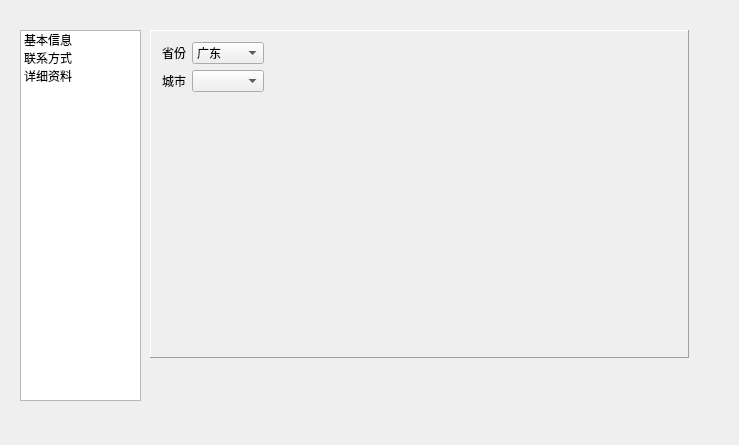
<?xml version="1.0" encoding="UTF-8"?>
<ui version="4.0">
 <class>Widget</class>
 <widget class="QWidget" name="Widget">
  <property name="geometry">
   <rect>
    <x>0</x>
    <y>0</y>
    <width>739</width>
    <height>445</height>
   </rect>
  </property>
  <property name="windowTitle">
   <string>Widget</string>
  </property>
  <widget class="QListWidget" name="listWidget">
   <property name="geometry">
    <rect>
     <x>20</x>
     <y>30</y>
     <width>121</width>
     <height>371</height>
    </rect>
   </property>
   <item>
    <property name="text">
     <string>基本信息</string>
    </property>
   </item>
   <item>
    <property name="text">
     <string>联系方式</string>
    </property>
   </item>
   <item>
    <property name="text">
     <string>详细资料</string>
    </property>
   </item>
  </widget>
  <widget class="QStackedWidget" name="stackedWidget">
   <property name="geometry">
    <rect>
     <x>150</x>
     <y>30</y>
     <width>539</width>
     <height>328</height>
    </rect>
   </property>
   <property name="frameShape">
    <enum>QFrame::Panel</enum>
   </property>
   <property name="frameShadow">
    <enum>QFrame::Raised</enum>
   </property>
   <property name="currentIndex">
    <number>2</number>
   </property>
   <widget class="QWidget" name="page1">
    <layout class="QGridLayout" name="gridLayout">
     <item row="0" column="0">
      <widget class="QLabel" name="label_4">
       <property name="text">
        <string>用户名</string>
       </property>
      </widget>
     </item>
     <item row="0" column="1">
      <widget class="QLineEdit" name="lineEdit"/>
     </item>
     <item row="0" column="2">
      <spacer name="horizontalSpacer">
       <property name="orientation">
        <enum>Qt::Horizontal</enum>
       </property>
       <property name="sizeHint" stdset="0">
        <size>
         <width>208</width>
         <height>20</height>
        </size>
       </property>
      </spacer>
     </item>
     <item row="0" column="3">
      <widget class="QPushButton" name="pushButton">
       <property name="text">
        <string>头像</string>
       </property>
      </widget>
     </item>
     <item row="1" column="0">
      <widget class="QLabel" name="label_5">
       <property name="text">
        <string>姓名</string>
       </property>
      </widget>
     </item>
     <item row="1" column="1">
      <widget class="QLineEdit" name="lineEdit_2"/>
     </item>
     <item row="1" column="2">
      <spacer name="horizontalSpacer_2">
       <property name="orientation">
        <enum>Qt::Horizontal</enum>
       </property>
       <property name="sizeHint" stdset="0">
        <size>
         <width>208</width>
         <height>20</height>
        </size>
       </property>
      </spacer>
     </item>
     <item row="1" column="3">
      <widget class="QLabel" name="label">
       <property name="frameShape">
        <enum>QFrame::Panel</enum>
       </property>
       <property name="frameShadow">
        <enum>QFrame::Sunken</enum>
       </property>
       <property name="text">
        <string/>
       </property>
      </widget>
     </item>
     <item row="2" column="1">
      <spacer name="verticalSpacer">
       <property name="orientation">
        <enum>Qt::Vertical</enum>
       </property>
       <property name="sizeHint" stdset="0">
        <size>
         <width>20</width>
         <height>240</height>
        </size>
       </property>
      </spacer>
     </item>
     <item row="2" column="3">
      <spacer name="verticalSpacer_2">
       <property name="orientation">
        <enum>Qt::Vertical</enum>
       </property>
       <property name="sizeHint" stdset="0">
        <size>
         <width>20</width>
         <height>240</height>
        </size>
       </property>
      </spacer>
     </item>
    </layout>
   </widget>
   <widget class="QWidget" name="page2">
    <widget class="QLabel" name="label_2">
     <property name="geometry">
      <rect>
       <x>40</x>
       <y>40</y>
       <width>67</width>
       <height>17</height>
      </rect>
     </property>
     <property name="text">
      <string>电子邮件</string>
     </property>
    </widget>
   </widget>
   <widget class="QWidget" name="page3">
    <layout class="QGridLayout" name="gridLayout_2">
     <item row="0" column="0">
      <widget class="QLabel" name="label_3">
       <property name="text">
        <string>省份</string>
       </property>
      </widget>
     </item>
     <item row="0" column="1">
      <widget class="QComboBox" name="comboBox">
       <item>
        <property name="text">
         <string>广东</string>
        </property>
       </item>
       <item>
        <property name="text">
         <string>广西</string>
        </property>
       </item>
      </widget>
     </item>
     <item row="0" column="2">
      <spacer name="horizontalSpacer_3">
       <property name="orientation">
        <enum>Qt::Horizontal</enum>
       </property>
       <property name="sizeHint" stdset="0">
        <size>
         <width>388</width>
         <height>20</height>
        </size>
       </property>
      </spacer>
     </item>
     <item row="1" column="0">
      <widget class="QLabel" name="label_6">
       <property name="text">
        <string>城市</string>
       </property>
      </widget>
     </item>
     <item row="1" column="1">
      <widget class="QComboBox" name="comboBox_2"/>
     </item>
     <item row="1" column="2">
      <spacer name="horizontalSpacer_4">
       <property name="orientation">
        <enum>Qt::Horizontal</enum>
       </property>
       <property name="sizeHint" stdset="0">
        <size>
         <width>388</width>
         <height>20</height>
        </size>
       </property>
      </spacer>
     </item>
     <item row="2" column="0">
      <spacer name="verticalSpacer_3">
       <property name="orientation">
        <enum>Qt::Vertical</enum>
       </property>
       <property name="sizeHint" stdset="0">
        <size>
         <width>20</width>
         <height>243</height>
        </size>
       </property>
      </spacer>
     </item>
     <item row="2" column="1">
      <spacer name="verticalSpacer_4">
       <property name="orientation">
        <enum>Qt::Vertical</enum>
       </property>
       <property name="sizeHint" stdset="0">
        <size>
         <width>20</width>
         <height>243</height>
        </size>
       </property>
      </spacer>
     </item>
    </layout>
   </widget>
  </widget>
 </widget>
 <layoutdefault spacing="6" margin="11"/>
 <resources/>
 <connections/>
</ui>
